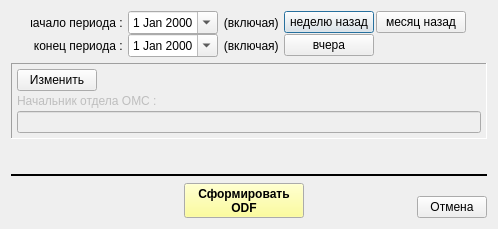
<?xml version="1.0" encoding="UTF-8"?>
<ui version="4.0">
 <class>print_vs_by_date_wnd</class>
 <widget class="QDialog" name="print_vs_by_date_wnd">
  <property name="geometry">
   <rect>
    <x>0</x>
    <y>0</y>
    <width>498</width>
    <height>229</height>
   </rect>
  </property>
  <property name="minimumSize">
   <size>
    <width>400</width>
    <height>0</height>
   </size>
  </property>
  <property name="windowTitle">
   <string>Отчёт по количеству бланков ВС</string>
  </property>
  <layout class="QVBoxLayout" name="verticalLayout_2">
   <item>
    <layout class="QGridLayout" name="gridLayout">
     <property name="horizontalSpacing">
      <number>2</number>
     </property>
     <property name="verticalSpacing">
      <number>0</number>
     </property>
     <item row="1" column="3">
      <widget class="QLabel" name="lab_date_old_3">
       <property name="enabled">
        <bool>true</bool>
       </property>
       <property name="text">
        <string> (включая) </string>
       </property>
       <property name="alignment">
        <set>Qt::AlignRight|Qt::AlignTrailing|Qt::AlignVCenter</set>
       </property>
      </widget>
     </item>
     <item row="0" column="1">
      <widget class="QLabel" name="lab_date_old">
       <property name="enabled">
        <bool>true</bool>
       </property>
       <property name="minimumSize">
        <size>
         <width>95</width>
         <height>0</height>
        </size>
       </property>
       <property name="text">
        <string> начало периода : </string>
       </property>
       <property name="alignment">
        <set>Qt::AlignRight|Qt::AlignTrailing|Qt::AlignVCenter</set>
       </property>
      </widget>
     </item>
     <item row="0" column="4">
      <widget class="QPushButton" name="bn_date_old">
       <property name="enabled">
        <bool>true</bool>
       </property>
       <property name="minimumSize">
        <size>
         <width>90</width>
         <height>0</height>
        </size>
       </property>
       <property name="text">
        <string>неделю назад</string>
       </property>
      </widget>
     </item>
     <item row="1" column="2">
      <widget class="QDateEdit" name="date_new">
       <property name="enabled">
        <bool>true</bool>
       </property>
       <property name="minimumSize">
        <size>
         <width>90</width>
         <height>0</height>
        </size>
       </property>
       <property name="alignment">
        <set>Qt::AlignCenter</set>
       </property>
       <property name="calendarPopup">
        <bool>true</bool>
       </property>
      </widget>
     </item>
     <item row="1" column="1">
      <widget class="QLabel" name="lab_date_new">
       <property name="enabled">
        <bool>true</bool>
       </property>
       <property name="minimumSize">
        <size>
         <width>95</width>
         <height>0</height>
        </size>
       </property>
       <property name="text">
        <string>конец периода : </string>
       </property>
       <property name="alignment">
        <set>Qt::AlignRight|Qt::AlignTrailing|Qt::AlignVCenter</set>
       </property>
      </widget>
     </item>
     <item row="1" column="4">
      <widget class="QPushButton" name="bn_date_new">
       <property name="enabled">
        <bool>true</bool>
       </property>
       <property name="minimumSize">
        <size>
         <width>90</width>
         <height>0</height>
        </size>
       </property>
       <property name="text">
        <string>вчера</string>
       </property>
      </widget>
     </item>
     <item row="0" column="6">
      <spacer name="horizontalSpacer_3">
       <property name="orientation">
        <enum>Qt::Horizontal</enum>
       </property>
       <property name="sizeHint" stdset="0">
        <size>
         <width>40</width>
         <height>20</height>
        </size>
       </property>
      </spacer>
     </item>
     <item row="0" column="2">
      <widget class="QDateEdit" name="date_old">
       <property name="enabled">
        <bool>true</bool>
       </property>
       <property name="minimumSize">
        <size>
         <width>90</width>
         <height>0</height>
        </size>
       </property>
       <property name="alignment">
        <set>Qt::AlignCenter</set>
       </property>
       <property name="calendarPopup">
        <bool>true</bool>
       </property>
      </widget>
     </item>
     <item row="1" column="6">
      <spacer name="horizontalSpacer_4">
       <property name="orientation">
        <enum>Qt::Horizontal</enum>
       </property>
       <property name="sizeHint" stdset="0">
        <size>
         <width>40</width>
         <height>20</height>
        </size>
       </property>
      </spacer>
     </item>
     <item row="0" column="3">
      <widget class="QLabel" name="lab_date_old_2">
       <property name="enabled">
        <bool>true</bool>
       </property>
       <property name="text">
        <string> (включая) </string>
       </property>
       <property name="alignment">
        <set>Qt::AlignRight|Qt::AlignTrailing|Qt::AlignVCenter</set>
       </property>
      </widget>
     </item>
     <item row="0" column="5">
      <widget class="QPushButton" name="bn_date_old_mon">
       <property name="enabled">
        <bool>true</bool>
       </property>
       <property name="minimumSize">
        <size>
         <width>90</width>
         <height>0</height>
        </size>
       </property>
       <property name="text">
        <string>месяц назад</string>
       </property>
      </widget>
     </item>
     <item row="0" column="0">
      <spacer name="horizontalSpacer_5">
       <property name="orientation">
        <enum>Qt::Horizontal</enum>
       </property>
       <property name="sizeHint" stdset="0">
        <size>
         <width>40</width>
         <height>20</height>
        </size>
       </property>
      </spacer>
     </item>
     <item row="1" column="0">
      <spacer name="horizontalSpacer_6">
       <property name="orientation">
        <enum>Qt::Horizontal</enum>
       </property>
       <property name="sizeHint" stdset="0">
        <size>
         <width>40</width>
         <height>20</height>
        </size>
       </property>
      </spacer>
     </item>
    </layout>
   </item>
   <item>
    <widget class="QFrame" name="frame">
     <property name="enabled">
      <bool>true</bool>
     </property>
     <property name="frameShape">
      <enum>QFrame::Panel</enum>
     </property>
     <property name="frameShadow">
      <enum>QFrame::Sunken</enum>
     </property>
     <layout class="QVBoxLayout" name="verticalLayout">
      <property name="spacing">
       <number>3</number>
      </property>
      <property name="leftMargin">
       <number>5</number>
      </property>
      <property name="topMargin">
       <number>5</number>
      </property>
      <property name="rightMargin">
       <number>5</number>
      </property>
      <property name="bottomMargin">
       <number>5</number>
      </property>
      <item>
       <layout class="QHBoxLayout" name="horizontalLayout_3" stretch="0,0">
        <property name="spacing">
         <number>2</number>
        </property>
        <item>
         <widget class="QPushButton" name="bn_edit">
          <property name="text">
           <string>Изменить</string>
          </property>
          <property name="icon">
           <iconset resource="_inko_pol2_res.qrc">
            <normaloff>:/change.bmp</normaloff>:/change.bmp</iconset>
          </property>
          <property name="checkable">
           <bool>true</bool>
          </property>
         </widget>
        </item>
        <item>
         <spacer name="horizontalSpacer_7">
          <property name="orientation">
           <enum>Qt::Horizontal</enum>
          </property>
          <property name="sizeHint" stdset="0">
           <size>
            <width>40</width>
            <height>20</height>
           </size>
          </property>
         </spacer>
        </item>
       </layout>
      </item>
      <item>
       <widget class="QLabel" name="lab_smo_oms_chif">
        <property name="enabled">
         <bool>false</bool>
        </property>
        <property name="text">
         <string>Начальник отдела ОМС :</string>
        </property>
        <property name="alignment">
         <set>Qt::AlignLeading|Qt::AlignLeft|Qt::AlignVCenter</set>
        </property>
       </widget>
      </item>
      <item>
       <widget class="QLineEdit" name="ln_smo_oms_chif">
        <property name="enabled">
         <bool>false</bool>
        </property>
       </widget>
      </item>
     </layout>
    </widget>
   </item>
   <item>
    <spacer name="verticalSpacer">
     <property name="orientation">
      <enum>Qt::Vertical</enum>
     </property>
     <property name="sizeHint" stdset="0">
      <size>
       <width>20</width>
       <height>55</height>
      </size>
     </property>
    </spacer>
   </item>
   <item>
    <widget class="Line" name="line">
     <property name="frameShadow">
      <enum>QFrame::Plain</enum>
     </property>
     <property name="lineWidth">
      <number>2</number>
     </property>
     <property name="orientation">
      <enum>Qt::Horizontal</enum>
     </property>
    </widget>
   </item>
   <item>
    <layout class="QHBoxLayout" name="horizontalLayout">
     <item>
      <widget class="QFrame" name="frame_2">
       <property name="minimumSize">
        <size>
         <width>60</width>
         <height>0</height>
        </size>
       </property>
       <property name="maximumSize">
        <size>
         <width>70</width>
         <height>16777215</height>
        </size>
       </property>
       <property name="frameShape">
        <enum>QFrame::NoFrame</enum>
       </property>
       <property name="frameShadow">
        <enum>QFrame::Plain</enum>
       </property>
      </widget>
     </item>
     <item>
      <spacer name="horizontalSpacer_2">
       <property name="orientation">
        <enum>Qt::Horizontal</enum>
       </property>
       <property name="sizeHint" stdset="0">
        <size>
         <width>40</width>
         <height>20</height>
        </size>
       </property>
      </spacer>
     </item>
     <item>
      <widget class="QPushButton" name="bn_print">
       <property name="minimumSize">
        <size>
         <width>120</width>
         <height>35</height>
        </size>
       </property>
       <property name="palette">
        <palette>
         <active>
          <colorrole role="Button">
           <brush brushstyle="SolidPattern">
            <color alpha="255">
             <red>255</red>
             <green>255</green>
             <blue>127</blue>
            </color>
           </brush>
          </colorrole>
         </active>
         <inactive>
          <colorrole role="Button">
           <brush brushstyle="SolidPattern">
            <color alpha="255">
             <red>255</red>
             <green>255</green>
             <blue>127</blue>
            </color>
           </brush>
          </colorrole>
         </inactive>
         <disabled>
          <colorrole role="Button">
           <brush brushstyle="SolidPattern">
            <color alpha="255">
             <red>255</red>
             <green>255</green>
             <blue>127</blue>
            </color>
           </brush>
          </colorrole>
         </disabled>
        </palette>
       </property>
       <property name="font">
        <font>
         <weight>75</weight>
         <bold>true</bold>
        </font>
       </property>
       <property name="text">
        <string>Сформировать 
ODF</string>
       </property>
      </widget>
     </item>
     <item>
      <spacer name="horizontalSpacer">
       <property name="orientation">
        <enum>Qt::Horizontal</enum>
       </property>
       <property name="sizeHint" stdset="0">
        <size>
         <width>40</width>
         <height>20</height>
        </size>
       </property>
      </spacer>
     </item>
     <item>
      <layout class="QVBoxLayout" name="verticalLayout_3">
       <property name="spacing">
        <number>0</number>
       </property>
       <property name="leftMargin">
        <number>0</number>
       </property>
       <property name="topMargin">
        <number>0</number>
       </property>
       <property name="rightMargin">
        <number>0</number>
       </property>
       <property name="bottomMargin">
        <number>0</number>
       </property>
       <item>
        <spacer name="verticalSpacer_2">
         <property name="orientation">
          <enum>Qt::Vertical</enum>
         </property>
         <property name="sizeHint" stdset="0">
          <size>
           <width>5</width>
           <height>5</height>
          </size>
         </property>
        </spacer>
       </item>
       <item>
        <widget class="QPushButton" name="bn_cansel">
         <property name="minimumSize">
          <size>
           <width>70</width>
           <height>0</height>
          </size>
         </property>
         <property name="maximumSize">
          <size>
           <width>60</width>
           <height>16777215</height>
          </size>
         </property>
         <property name="text">
          <string>Отмена</string>
         </property>
        </widget>
       </item>
      </layout>
     </item>
    </layout>
   </item>
  </layout>
 </widget>
 <resources>
  <include location="_inko_pol2_res.qrc"/>
 </resources>
 <connections/>
</ui>
